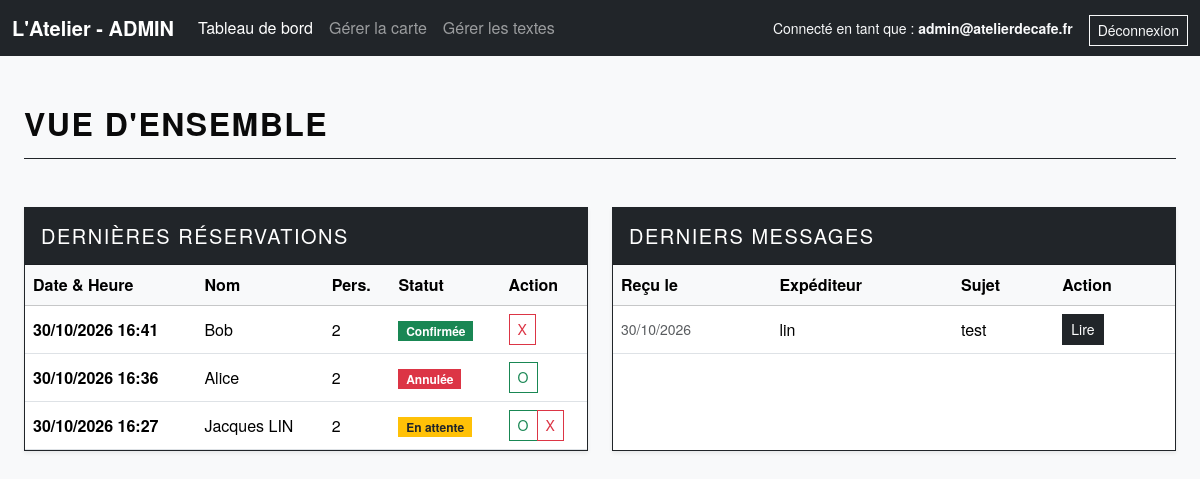
The app's page /dashboard.php (signed in) with its own data.
### tables this page shows
CREATE TABLE `reservations` (
  `id` int(11) NOT NULL,
  `nom` varchar(100) NOT NULL,
  `nb_personnes` int(11) NOT NULL,
  `date_heure` datetime NOT NULL,
  `statut` enum('en attente','confirmée','annulée') DEFAULT 'en attente',
  `created_at` timestamp NULL DEFAULT current_timestamp()
);

CREATE TABLE `messages_contact` (
  `id` int(11) NOT NULL,
  `nom` varchar(100) NOT NULL,
  `email` varchar(255) NOT NULL,
  `sujet` varchar(150) NOT NULL,
  `message` text NOT NULL,
  `date_envoi` timestamp NULL DEFAULT current_timestamp(),
  `statut` enum('non lu','lu') DEFAULT 'non lu'
);

### dashboard.php (the view, shortened to what this page needs)
<?php
require_once 'config.php';
$stmtReservations = $pdo->query("SELECT * FROM reservations ORDER BY date_heure DESC LIMIT 10");
$reservations = $stmtReservations->fetchAll();
$stmtMessages = $pdo->query("SELECT * FROM messages_contact ORDER BY date_envoi DESC LIMIT 10");
$messages = $stmtMessages->fetchAll();
?>
<!doctype html>
<html lang="fr">
<head>
    <link href="https://cdn.jsdelivr.net/npm/bootstrap@5.3.2/dist/css/bootstrap.min.css" rel="stylesheet" />
    <link rel="stylesheet" href="index.css" />
</head>
<body class="bg-light">
    <nav class="navbar navbar-expand-lg navbar-dark bg-dark sticky-top">
        <div class="container-fluid">
            <a class="navbar-brand fw-bold" href="dashboard.php">L'Atelier - ADMIN</a>
            <div class="collapse navbar-collapse" id="adminNav">
                <ul class="navbar-nav me-auto">
                    <li class="nav-item">
                        <a class="nav-link active" href="dashboard.php">Tableau de bord</a>
                    </li>
                    <li class="nav-item">
                        <a class="nav-link" href="admin_services.php">Gérer la carte</a>
                    </li>
                    <li class="nav-item">
                        <a class="nav-link" href="admin_pages.php">Gérer les textes</a>
                    </li>
                </ul>
                <ul class="navbar-nav ms-auto">
                    <li class="nav-item d-flex align-items-center me-3">
                        <span class="text-light small">Connecté en tant que : <strong><?= htmlspecialchars($_SESSION['admin_email']) ?></strong></span>
                    </li>
                    <li class="nav-item">
                        <a class="btn btn-outline-light btn-sm rounded-0 mt-1" href="logout.php">Déconnexion</a>
                    </li>
                </ul>
            </div>
        </div>
    </nav>
    <main class="container-fluid py-5 px-4">
        <h1 class="h2 mb-5 text-uppercase fw-bold border-bottom border-dark pb-3">Vue d'ensemble</h1>
        <div class="row g-4">
            <div class="col-lg-6">
                <div class="card rounded-0 border-dark h-100 shadow-sm">
                    <div class="card-header bg-dark text-white rounded-0 py-3">
                        <h2 class="h5 mb-0 text-uppercase">Dernières Réservations</h2>
                    </div>
                    <div class="card-body p-0 table-responsive">
                        <table class="table table-hover align-middle mb-0">
                            <thead class="table-light">
                                <tr>
                                    <th>Date & Heure</th>
                                    <th>Nom</th>
                                    <th>Pers.</th>
                                    <th>Statut</th>
                                    <th>Action</th>
                                </tr>
                            </thead>
                            <tbody>
                                <?php foreach ($reservations as $res): ?>
                                    <tr>
                                        <td><strong><?= date('d/m/Y H:i', strtotime($res['date_heure'])) ?></strong></td>
                                        <td><?= htmlspecialchars($res['nom']) ?></td>
                                        <td><?= (int)$res['nb_personnes'] ?></td>
                                        <td>
                                            <?php if ($res['statut'] === 'en attente'): ?>
                                                <span class="badge bg-warning text-dark rounded-0">En attente</span>
                                            <?php elseif ($res['statut'] === 'confirmée'): ?>
                                                <span class="badge bg-success rounded-0">Confirmée</span>
                                            <?php else: ?>
                                                <span class="badge bg-danger rounded-0">Annulée</span>
                                            <?php endif; ?>
                                        </td>
                                        <td>
                                            <div class="btn-group" role="group">
                                                <?php if ($res['statut'] !== 'confirmée'): ?>
                                                    <a href="update_reservation.php?id=<?= $res['id'] ?>&action=confirmer" class="btn btn-sm btn-outline-success rounded-0" title="Confirmer la réservation">O</a>
                                                <?php endif; ?>
                                                <?php if ($res['statut'] !== 'annulée'): ?>
                                                    <a href="update_reservation.php?id=<?= $res['id'] ?>&action=annuler" class="btn btn-sm btn-outline-danger rounded-0" title="Annuler la réservation">X</a>
                                                <?php endif; ?>
                                            </div>
                                        </td>
                                    </tr>
                                <?php endforeach; ?>
                            </tbody>
                        </table>
                    </div>
                </div>
            </div>
            <div class="col-lg-6">
                <div class="card rounded-0 border-dark h-100 shadow-sm">
                    <div class="card-header bg-dark text-white rounded-0 py-3">
                        <h2 class="h5 mb-0 text-uppercase">Derniers Messages</h2>
                    </div>
                    <div class="card-body p-0 table-responsive">
                        <table class="table table-hover align-middle mb-0">
                            <thead class="table-light">
                                <tr>
                                    <th>Reçu le</th>
                                    <th>Expéditeur</th>
                                    <th>Sujet</th>
                                    <th>Action</th>
                                </tr>
                            </thead>
                            <tbody>
                                <?php foreach ($messages as $msg): ?>
                                    <tr class="<?= $msg['statut'] === 'non lu' ? 'table-secondary fw-bold' : '' ?>">
                                        <td class="small text-muted"><?= date('d/m/Y', strtotime($msg['date_envoi'])) ?></td>
                                        <td>
                                            <?= htmlspecialchars($msg['nom']) ?>
                                        </td>
                                        <td><?= htmlspecialchars($msg['sujet']) ?></td>
                                        <td>
                                            <a href="lire_message.php?id=<?= $msg['id'] ?>" class="btn btn-sm btn-dark rounded-0">Lire</a>
                                        </td>
                                    </tr>
                                <?php endforeach; ?>
                            </tbody>
                        </table>
                    </div>
                </div>
            </div>
        </div>
    </main>
</body>
</html>

### index.css (style rules this page uses)
:root { --black: #0a0a0a; --white: #fdfdfd; --grey: #e0e0e0; }
body { background-color: var(--white); color: var(--black); font-family: "Helvetica Neue", Arial, sans-serif; }
h1, h2, h3 { text-transform: uppercase; font-weight: 700; letter-spacing: 1.5px; }

### records on screen
reservations: date_heure "30/10/2026 16:41", nom "Bob", nb_personnes "2", statut "Confirmée"
reservations: date_heure "30/10/2026 16:36", nom "Alice", nb_personnes "2", statut "Annulée"
reservations: date_heure "30/10/2026 16:27", nom "Jacques LIN", nb_personnes "2", statut "En attente"
messages_contact: date_envoi "30/10/2026", nom "lin", sujet "test"

### other values on screen
$_SESSION['admin_email'] "admin@atelierdecafe.fr"
